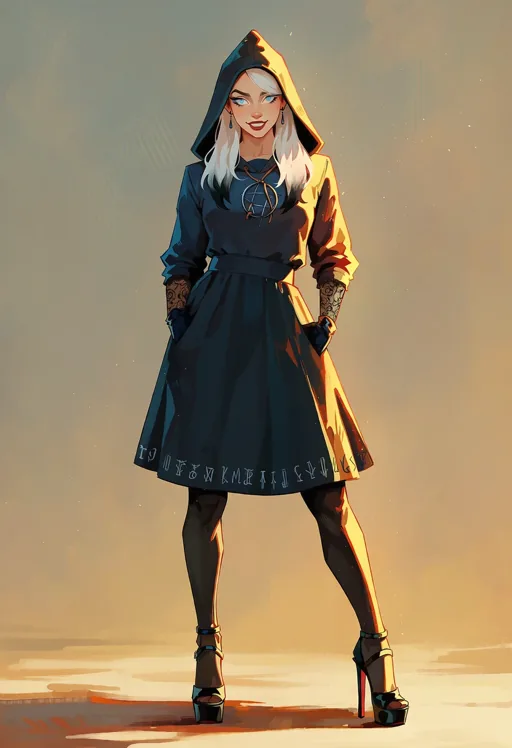
#> input picture Characters/Adeline Baek/images/.thumbs/Adeline Baek - 01.card.webp, 512 x 748 px
$ python nai_meta.py '../Characters/Adeline Baek/images/.thumbs/Adeline Baek - 01.card.webp' '../Characters/Adeline Baek/images/.thumbs/Adeline Baek - 01.png'
#> lines starting #> are read from the running program, lines starting #| are printed output that depends on the picture; after the words box and inside, x2 and y2 are one past the last pixel; in counts of white or black regions, pixels touching at a corner belong together
#!/usr/bin/env python3
"""Read NovelAI generation metadata from images, and diff two runs.

NovelAI writes its settings twice: as PNG text chunks (lost when an image is
re-saved) and hidden in the lowest bit of the alpha channel ("stealth" data,
which survives lossless WebP conversion). This reads either.

    python3 tools/nai_meta.py IMG [IMG ...]        summary per image
    python3 tools/nai_meta.py --json IMG           full decoded JSON
    python3 tools/nai_meta.py --diff A B           settings and tag differences

PNG works on stock Python. WebP and JPEG need Pillow (pip install pillow);
JPEG never keeps the alpha data.
"""
import gzip
import json
import re
import struct
import sys
import zlib

MAGICS = (b"stealth_pngcomp", b"stealth_pnginfo")
SETTINGS = [
    ("model", None), ("sampler", "sampler"), ("noise", "noise_schedule"),
    ("steps", "steps"), ("guidance", "scale"), ("rescale", "cfg_rescale"),
    ("width", "width"), ("height", "height"), ("seed", "seed"),
    ("brownian", "prefer_brownian"), ("qt_hint", "tag_hint_qt"),
    ("uc_hint", "tag_hint_uc_preset"),
]


# --- pixel access ---------------------------------------------------------

def _png_chunks(data):
    if data[:8] != b"\x89PNG\r\n\x1a\n":
        return None
    pos, chunks = 8, []
    while pos + 8 <= len(data):
        n, kind = struct.unpack(">I4s", data[pos:pos + 8])
        chunks.append((kind, data[pos + 8:pos + 8 + n]))
        pos += 12 + n
    return chunks


def _png_text(chunks):
    out = {}
    for kind, body in chunks:
        if kind == b"tEXt" and b"\0" in body:
            k, v = body.split(b"\0", 1)
            out[k.decode("latin-1")] = v.decode("utf-8", "replace")
        elif kind == b"iTXt" and b"\0" in body:
            k, rest = body.split(b"\0", 1)
            comp, _method = rest[0], rest[1]
            rest = rest[2:].split(b"\0", 2)[-1]
            out[k.decode("latin-1")] = (zlib.decompress(rest) if comp else rest).decode("utf-8", "replace")
    return out


def _png_alpha(chunks):
    """Alpha plane of an 8-bit RGBA PNG, stdlib only. None if not RGBA8."""
    ihdr = next(b for k, b in chunks if k == b"IHDR")
    w, h, depth, ctype, _c, _f, interlace = struct.unpack(">IIBBBBB", ihdr)
    if depth != 8 or ctype != 6 or interlace:
        return None
    raw = zlib.decompress(b"".join(b for k, b in chunks if k == b"IDAT"))
    bpp, stride = 4, w * 4
    prev = bytearray(stride)
    alpha = bytearray(w * h)
    pos = 0
    for y in range(h):
        f = raw[pos]
        row = bytearray(raw[pos + 1:pos + 1 + stride])
        pos += 1 + stride
        if f == 1:
            for i in range(bpp, stride):
                row[i] = (row[i] + row[i - bpp]) & 255
        elif f == 2:
            for i in range(stride):
                row[i] = (row[i] + prev[i]) & 255
        elif f == 3:
            for i in range(stride):
                left = row[i - bpp] if i >= bpp else 0
                row[i] = (row[i] + ((left + prev[i]) >> 1)) & 255
        elif f == 4:
            for i in range(stride):
                a = row[i - bpp] if i >= bpp else 0
                b = prev[i]
                c = prev[i - bpp] if i >= bpp else 0
                p = a + b - c
                pa, pb, pc = abs(p - a), abs(p - b), abs(p - c)
                pred = a if pa <= pb and pa <= pc else (b if pb <= pc else c)
                row[i] = (row[i] + pred) & 255
        alpha[y * w:(y + 1) * w] = row[3::4]
        prev = row
    return w, h, alpha


def _pil_alpha(path):
    try:
        from PIL import Image
    except ImportError:
        return None
    im = Image.open(path)
#> im is the input picture: PIL image 512x748 RGBA; mean R, G, B, A 154.9, 135.3, 104.8, 255
    if "A" not in im.getbands():
        return None
    a = im.convert("RGBA").getchannel("A")
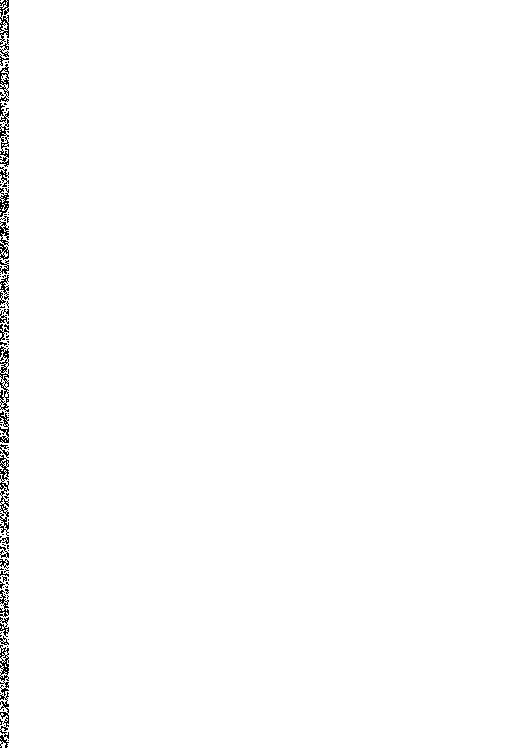
#> a: PIL image 512x748 L; values 254 (black) and 255 (white), 99.1% white; black in thin lines or dots, all inside (x1, y1, x2, y2) = (0, 0, 9, 748)
    return im.width, im.height, a.tobytes()


def _stealth(w, h, alpha):
    """NovelAI writes the bits column by column, top to bottom."""
    def bits():
        for x in range(w):
            for y in range(h):
                yield alpha[y * w + x] & 1

    it = bits()

    def take(nbytes):
        out = bytearray()
        for _ in range(nbytes):
            v = 0
            for _ in range(8):
                v = (v << 1) | next(it)
            out.append(v)
        return bytes(out)

    magic = take(15)
    if magic not in MAGICS:
        return None
    n = struct.unpack(">I", take(4))[0] // 8
    body = take(n)
    if magic == b"stealth_pngcomp":
        body = gzip.decompress(body)
    return json.loads(body.decode("utf-8"))


def read(path):
    """Return NovelAI's top-level metadata dict (Comment parsed), or None."""
    data = open(path, "rb").read()
    chunks = _png_chunks(data)
    meta = None
    if chunks:
        text = _png_text(chunks)
        if "Comment" in text:
            meta = dict(text)
        else:
            plane = _png_alpha(chunks) or _pil_alpha(path)
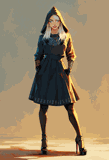
#> input picture Characters/Adeline Baek/images/.thumbs/Adeline Baek - 01.png, 109 x 160 px
#> in _pil_alpha, im is the input picture: PIL image 109x160 P; mean R, G, B, A 154.6, 134.5, 104.3, 254.3
            meta = _stealth(*plane) if plane else None
    else:
        plane = _pil_alpha(path)
        meta = _stealth(*plane) if plane else None
    if meta and isinstance(meta.get("Comment"), str):
        meta["Comment"] = json.loads(meta["Comment"])
    return meta


# --- views ---------------------------------------------------------------

# [13 lines left out: function flatten, not called in this run]


WEIGHT = re.compile(r"(-?\d*\.?\d+)::(.*?)::", re.S)


# [18 lines left out: function tags, not called in this run]


def summary(path):
    meta = read(path)
    if not meta:
        return f"== {path}\n  no NovelAI metadata found"
    r = flatten(meta)
    lines = [f"== {path}"]
    lines.append("  " + " | ".join(f"{k} {r[k]}" for k, _ in SETTINGS if r.get(k) is not None))
    lines.append(f"  PROMPT: {r['prompt']}")
    lines.append(f"  UC: {r['uc']}")
    for i, (cp, cu) in enumerate(zip(r["chars"], r["char_ucs"] + [""] * 9), 1):
        lines.append(f"  CHAR {i} @ {r['centers'][i - 1]}: {cp}")
        lines.append(f"  CHAR {i} UC: {cu}")
    return "\n".join(lines)


# [26 lines left out: function diff, not called in this run]


def main(argv):
    if not argv or argv[0] in ("-h", "--help"):
        print(__doc__)
        return 0
    if argv[0] == "--json":
        for p in argv[1:]:
            print(json.dumps(read(p), indent=2, ensure_ascii=False))
        return 0
    if argv[0] == "--diff":
        if len(argv) != 3:
            print("usage: nai_meta.py --diff A B")
            return 2
        print(diff(argv[1], argv[2]))
        return 0
    print("\n\n".join(summary(p) for p in argv))
    return 0


if __name__ == "__main__":
    sys.exit(main(sys.argv[1:]))
#> (the program exits here)
